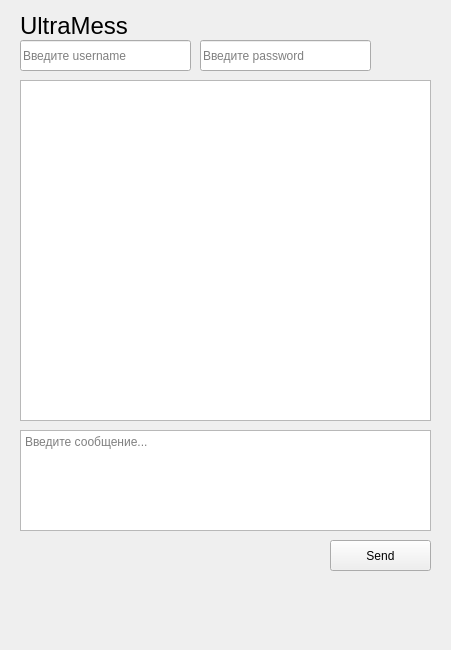
<?xml version="1.0" encoding="UTF-8"?>
<ui version="4.0">
 <class>MainWindows</class>
 <widget class="QWidget" name="MainWindows">
  <property name="geometry">
   <rect>
    <x>0</x>
    <y>0</y>
    <width>451</width>
    <height>650</height>
   </rect>
  </property>
  <property name="minimumSize">
   <size>
    <width>450</width>
    <height>650</height>
   </size>
  </property>
  <property name="windowTitle">
   <string>UltraMess</string>
  </property>
  <widget class="QPushButton" name="pushButton">
   <property name="geometry">
    <rect>
     <x>330</x>
     <y>540</y>
     <width>101</width>
     <height>31</height>
    </rect>
   </property>
   <property name="text">
    <string>Send</string>
   </property>
  </widget>
  <widget class="QLabel" name="label">
   <property name="geometry">
    <rect>
     <x>20</x>
     <y>10</y>
     <width>121</width>
     <height>31</height>
    </rect>
   </property>
   <property name="font">
    <font>
     <family>Arial</family>
     <pointsize>18</pointsize>
    </font>
   </property>
   <property name="text">
    <string>UltraMess</string>
   </property>
  </widget>
  <widget class="QTextBrowser" name="textBrowser">
   <property name="geometry">
    <rect>
     <x>20</x>
     <y>80</y>
     <width>411</width>
     <height>341</height>
    </rect>
   </property>
  </widget>
  <widget class="QLineEdit" name="lineEdit_2">
   <property name="geometry">
    <rect>
     <x>20</x>
     <y>40</y>
     <width>171</width>
     <height>31</height>
    </rect>
   </property>
   <property name="placeholderText">
    <string>Введите username</string>
   </property>
  </widget>
  <widget class="QLineEdit" name="lineEdit_3">
   <property name="geometry">
    <rect>
     <x>200</x>
     <y>40</y>
     <width>171</width>
     <height>31</height>
    </rect>
   </property>
   <property name="contextMenuPolicy">
    <enum>Qt::PreventContextMenu</enum>
   </property>
   <property name="placeholderText">
    <string>Введите password</string>
   </property>
  </widget>
  <widget class="QTextEdit" name="textEdit">
   <property name="geometry">
    <rect>
     <x>20</x>
     <y>430</y>
     <width>411</width>
     <height>101</height>
    </rect>
   </property>
   <property name="placeholderText">
    <string>Введите сообщение...</string>
   </property>
  </widget>
 </widget>
 <resources/>
 <connections/>
</ui>
